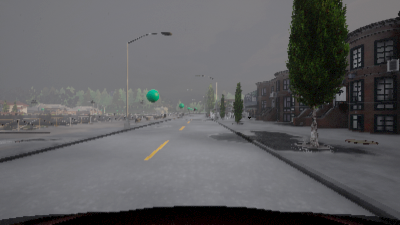
#> input picture car_images/town1/Front_1.jpeg, 400 x 225 px
$ python main.py
#> lines starting #> are read from the running program, lines starting #| are printed output that depends on the picture
import cv2
import imutils as imutils
import numpy as np
import glob
from pathlib import Path
from PIL import Image

# Paths for each camera image folder
path_front = "car_images/Coburg2_front"
path_left = "car_images/Coburg2_left"
path_right = "car_images/Coburg2_right"

# Lists for all images from each camera
front_im = glob.glob("car_images/Coburg2_front/*.jpeg")
left_im = glob.glob("car_images/Coburg2_left/*.jpeg")
right_im = glob.glob("car_images/Coburg2_right/*.jpeg")

print("front: ", front_im)
print("right: ", right_im)
print("left: ", left_im)

#cv2.imshow("first", front_im[0])
#cv2.waitKey(0)

# Pfade der Bilder als jpeg
img_paths = ["car_images/town1/Front_1.jpeg", "car_images/town1/Right_1.jpeg"]
#img_paths = ["stitching_images/stitching_im1.jpg", "stitching_images/stitching_im2.jpg"]

imgs = []

for i in range(len(img_paths)):
    imgs.append(cv2.imread(img_paths[i]))
    imgs[i] = cv2.resize(imgs[i], (0, 0), fx=0.4, fy=0.4)

#print(imgs)

cv2.imshow("1", imgs[0])
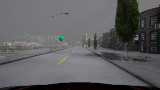
#> window '1': shape (90, 160, 3); mean B, G, R 96.2, 94.3, 94.3
cv2.imshow("2", imgs[1])
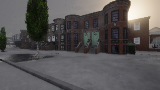
#> window '2': shape (90, 160, 3); mean B, G, R 85.6, 85.7, 88.2
# cv2.imshow("3", imgs[2])
cv2.waitKey(0)

stitched_image = cv2.Stitcher.create()
(dummy, stitched_image) = stitched_image.stitch(imgs)
#> dummy = 1

if dummy != cv2.STITCHER_OK:
    print("stitching unsuccessful...")
    print("Error: " + str(dummy))
#| Error: 1
    exit()
#> (the program exits here)
